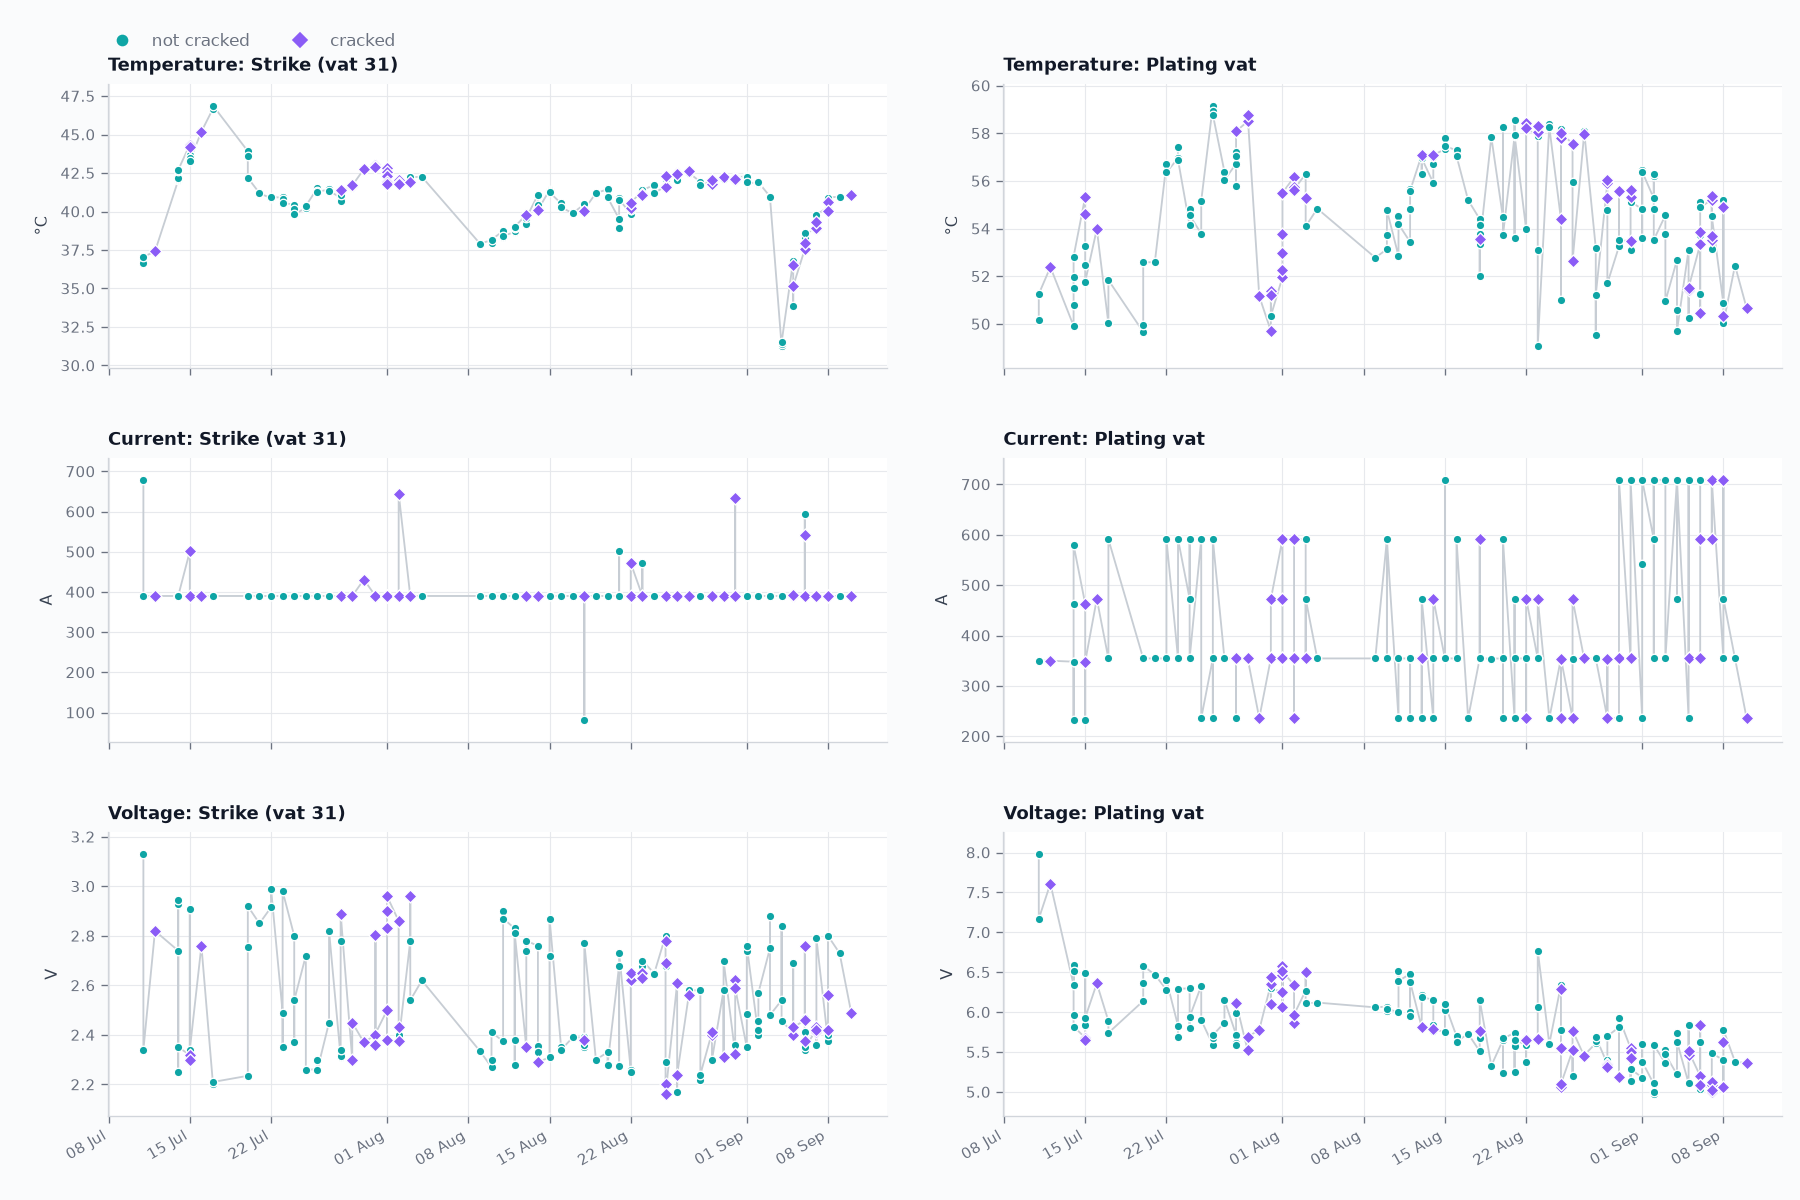

Here is the Python script that generated this plot:
"""Median temperature, current and voltage per electrode, over time.

One dot per electrode, joined in production order so the line traces what
the process actually did. Cracked electrodes carry both a different colour
and a different marker, so the verdict never rests on colour alone.

Writes signal_timeline.png.
"""
from pathlib import Path

import matplotlib
matplotlib.use("Agg")
import matplotlib.dates as mdates
import matplotlib.pyplot as plt
import pandas as pd

HERE = Path(__file__).resolve().parent
DATASET = HERE / "vat_signals_dataset.csv"
OUTPUT = HERE / "signal_timeline.png"

GOOD = "#0EA5A5"
CRACKED = "#8B5CF6"
TRACE = "#C7CDD4"
FIG_BG = "#FAFBFC"
AXES_BG = "#FFFFFF"
GRID = "#E5E7EB"
SPINE = "#D1D5DB"
TEXT = "#111827"
LABEL = "#374151"
SUBTEXT = "#6B7280"

SIGNALS = [("temp", "Temperature", "°C"),
           ("current", "Current", "A"),
           ("voltage", "Voltage", "V")]
PLACES = [("strike", "Strike (vat 31)"), ("plating", "Plating vat")]


def chrome(ax, title, ylabel):
    ax.set_facecolor(AXES_BG)
    ax.set_axisbelow(True)
    ax.set_title(title, color=TEXT, fontsize=11, fontweight="bold",
                 loc="left", pad=8)
    ax.set_ylabel(ylabel, color=LABEL, fontsize=9.5, labelpad=6)
    ax.grid(True, color=GRID, linewidth=0.7, alpha=0.9, zorder=0)
    ax.tick_params(colors=SUBTEXT, labelsize=9, length=4, width=0.8)
    for side in ("top", "right"):
        ax.spines[side].set_visible(False)
    for side in ("left", "bottom"):
        ax.spines[side].set_color(SPINE)


def draw(ax, frame, column, title, unit):
    ax.plot(frame["production_date"], frame[column], color=TRACE,
            linewidth=1.1, zorder=2)
    for cracked, colour, marker, size in ((0, GOOD, "o", 26),
                                          (1, CRACKED, "D", 30)):
        part = frame[frame["cracked"] == cracked]
        ax.scatter(part["production_date"], part[column], s=size,
                   color=colour, marker=marker, zorder=3,
                   edgecolors=AXES_BG, linewidths=0.8)
    ax.margins(y=0.09)
    chrome(ax, title, unit)


def main():
    frame = pd.read_csv(DATASET)
    frame["production_date"] = pd.to_datetime(frame["production_date"])
    frame = frame.sort_values("production_date")
    print(f"{len(frame)} electrodes, {int(frame['cracked'].sum())} cracked, "
          f"{frame['production_date'].min():%Y-%m-%d} to "
          f"{frame['production_date'].max():%Y-%m-%d}")

    figure, axes = plt.subplots(3, 2, figsize=(15, 10), dpi=120, sharex=True)
    figure.patch.set_facecolor(FIG_BG)
    for row, (signal, name, unit) in enumerate(SIGNALS):
        for col, (place, where) in enumerate(PLACES):
            draw(axes[row][col], frame, f"{place}_{signal}",
                 f"{name}: {where}", unit)

    for ax in axes[2]:
        ax.xaxis.set_major_formatter(mdates.DateFormatter("%d %b"))
        for tick in ax.get_xticklabels():
            tick.set_rotation(30)
            tick.set_horizontalalignment("right")

    handles = [plt.Line2D([], [], marker="o", color=GOOD, linestyle="none",
                          markersize=6, label="not cracked"),
               plt.Line2D([], [], marker="D", color=CRACKED, linestyle="none",
                          markersize=6, label="cracked")]
    figure.legend(handles=handles, frameon=False, fontsize=10,
                  labelcolor=SUBTEXT, ncol=2, loc="upper left",
                  bbox_to_anchor=(0.05, 0.985))
    figure.subplots_adjust(left=0.06, right=0.99, top=0.93, bottom=0.07,
                           hspace=0.32, wspace=0.15)
    figure.savefig(OUTPUT, facecolor=FIG_BG)
    print(f"✓ {OUTPUT.name}")


if __name__ == "__main__":
    main()
